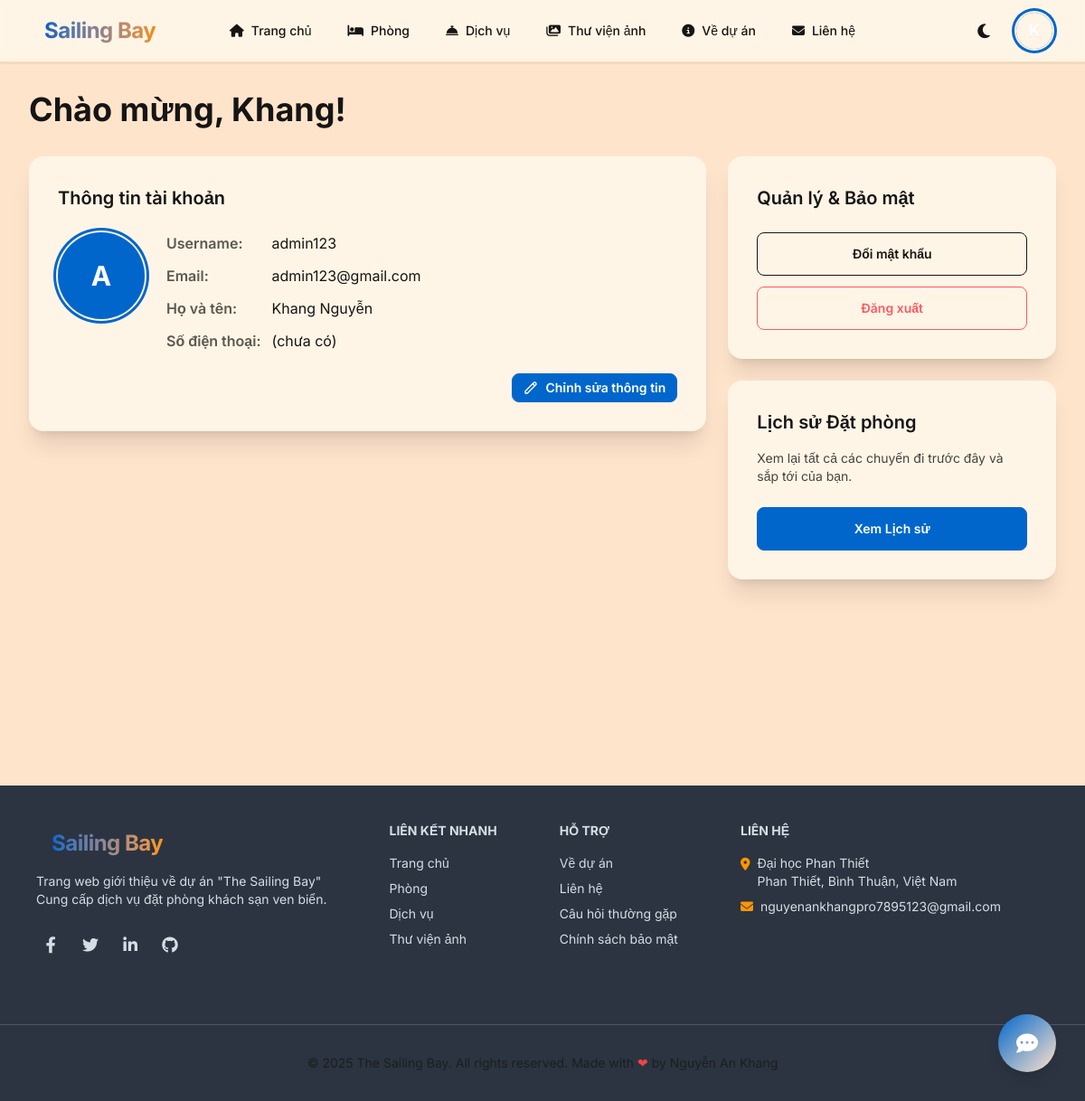
The app's page /user/profile/ (signed in) with its own data.
### users/models.py (models this page shows, shortened)
class User(AbstractUser):
    email = models.EmailField(unique=True)
    profile_picture = models.ImageField(upload_to='profile_pictures/', null=True, blank=True)
    phone_number = models.CharField(max_length=15, null=True, blank=True)
    pass

### users/views.py (the view)
# urls.py: path('profile/', views.profile_view, name='profile'),
@login_required
def profile_view(request):
    has_social_account = request.user.socialaccount_set.exists()
    upcoming_booking = Booking.objects.filter(
        user=request.user,
        status='booked', # Chỉ lấy đơn còn hiệu lực
        check_in__gte=timezone.now().date() # Lớn hơn hoặc bằng hôm nay
    ).order_by('check_in').first() # Lấy đơn gần nhất
    context = {
        'has_social_account': has_social_account,
        'upcoming_booking': upcoming_booking # Gửi đơn này sang template
    }
    return render(request, 'users/profile.html', context)

### users/templates/users/profile.html (shortened to what this page needs)
{% extends 'base.html' %}
{% load i18n %}
{% block content %}
<div class="min-h-screen bg-base-200 p-4 md:p-8">
    <div class="container mx-auto max-w-6xl">
        <h1 class="text-3xl lg:text-4xl font-bold mb-8 text-base-content">
            Chào mừng, {{ user.first_name|default:user.username }}!
        </h1>
        <div class="grid grid-cols-1 lg:grid-cols-3 gap-6">
            <div class="lg:col-span-2 space-y-6">
                <div class="card bg-base-100 shadow-xl">
                    <div class="card-body">
                        <h2 class="card-title mb-4">Thông tin tài khoản</h2>
                        <div class="flex flex-col sm:flex-row items-center sm:items-start gap-6">
                            <div class="avatar">
                                <div class="w-24 rounded-full ring ring-primary ring-offset-base-100 ring-offset-2">
                                    {% if user.socialaccount_set.all.0.get_avatar_url %}
                                    <img src="{{ user.socialaccount_set.all.0.get_avatar_url }}" alt="Avatar Google">
                                    {% elif user.profile_picture %}
                                    <img src="{{ user.profile_picture.url }}" alt="Avatar cá nhân">
                                    {% else %}
                                    <div
                                        class="flex items-center justify-center w-full h-full bg-primary text-primary-content text-3xl font-bold">
                                        {{ user.username.0|upper }}
                                    </div>
                                    {% endif %}
                                </div>
                            </div>
                            <div class="flex-grow space-y-3 w-full">
                                <p>
                                    <strong
                                        class="font-semibold text-base-content/70 w-28 inline-block">Username:</strong>
                                    <span>{{ user.username }}</span>
                                </p>
                                <p>
                                    <strong class="font-semibold text-base-content/70 w-28 inline-block">Email:</strong>
                                    <span>{{ user.email }}</span>
                                </p>
                                <p>
                                    <strong class="font-semibold text-base-content/70 w-28 inline-block">Họ và
                                        tên:</strong>
                                    <span>{{ user.get_full_name|default:"(chưa có)" }}</span>
                                </p>
                                <p>
                                    <strong class="font-semibold text-base-content/70 w-28 inline-block">Số điện
                                        thoại:</strong>
                                    <span>{{ user.phone_number|default:"(chưa có)" }}</span>
                                </p>
                            </div>
                        </div>
                        <div class="card-actions justify-end mt-4">
                            <a href="{% url 'profile_edit' %}" class="btn btn-sm btn-primary">
                                <svg xmlns="http://www.w3.org/2000/svg" class="h-4 w-4" fill="none" viewBox="0 0 24 24"
                                    stroke="currentColor">
                                    <path stroke-linecap="round" stroke-linejoin="round" stroke-width="2"
                                        d="M15.232 5.232l3.536 3.536m-2.036-5.036a2.5 2.5 0 113.536 3.536L6.5 21.036H3v-3.536L16.732 3.732z" />
                                </svg>
                                Chỉnh sửa thông tin
                            </a>
                        </div>
                    </div>
                </div>
            </div>
            <div class="lg:col-span-1 space-y-6">
                <div class="card bg-base-100 shadow-xl">
                    <div class="card-body">
                        <h2 class="card-title">Quản lý & Bảo mật</h2>
                        <div class="space-y-3 mt-4">
                            {% if not has_social_account %}
                            <a href="{% url 'account_change_password' %}" class="btn btn-outline btn-block">
                                Đổi mật khẩu
                            </a>
                            {% endif %}
                            <a href="{% url 'account_logout' %}" class="btn btn-outline btn-error btn-block">
                                Đăng xuất
                            </a>
                        </div>
                    </div>
                </div>
                <div class="card bg-base-100 shadow-xl">
                    <div class="card-body">
                        <h2 class="card-title">Lịch sử Đặt phòng</h2>
                        <p class="text-base-content/80 text-sm mt-2 mb-4">
                            Xem lại tất cả các chuyến đi trước đây và sắp tới của bạn.
                        </p>
                        <div class="card-actions justify-center">
                            <a href="{% url 'my_bookings' %}" class="btn btn-primary btn-block">
                                Xem Lịch sử
                            </a>
                        </div>
                    </div>
                </div>
            </div>
        </div>
    </div>
</div>
{% endblock content %}

### templates/base.html (shortened to what this page needs)
{% load static %}
{% load socialaccount %}
<!DOCTYPE html>
<html lang="vi" data-theme="light">
<head>
    <link href="https://cdn.jsdelivr.net/npm/daisyui@4.4.19/dist/full.min.css" rel="stylesheet" type="text/css" />
    <link href="https://cdnjs.cloudflare.com/ajax/libs/font-awesome/6.4.0/css/all.min.css" rel="stylesheet">
    <link href="{% static 'css/styles.css' %}" rel="stylesheet" type="text/css">
</head>
<body class="min-h-screen flex flex-col bg-base-100">
    <header class="sticky top-0 z-50 glass">
        <div class="navbar max-w-7xl mx-auto px-4 lg:px-8">
            <div class="navbar-start">
                <a class="btn btn-ghost text-2xl font-bold no-animation" href="{% url 'home' %}">
                    <span class="gradient-text">Sailing Bay</span>
                </a>
            </div>
            <div class="navbar-center hidden lg:flex">
                <ul class="menu menu-horizontal px-1 gap-2">
                    <li><a href="{% url 'home' %}" class="font-medium rounded-lg"><i class="fas fa-home"></i> Trang
                            chủ</a></li>
                    <li><a href="{% url 'room_list' %}" class="font-medium rounded-lg"><i class="fas fa-bed"></i>
                            Phòng</a></li>
                    <li><a href="{% url 'service_list' %}" class="font-medium rounded-lg"><i
                                class="fas fa-concierge-bell"></i> Dịch vụ</a></li>
                    <li><a href="{% url 'gallery' %}" class="font-medium rounded-lg"><i class="fas fa-images"></i> Thư
                            viện ảnh</a></li>
                    <li><a href="{% url 'about' %}" class="font-medium rounded-lg"><i class="fas fa-info-circle"></i> Về
                            dự án</a></li>
                    <li><a href="{% url 'contact' %}" class="font-medium rounded-lg"><i class="fas fa-envelope"></i>
                            Liên hệ</a></li>
                </ul>
            </div>
            <div class="navbar-end gap-2">
                <label class="swap swap-rotate btn btn-ghost btn-circle">
                    <i class="swap-off fas fa-moon text-lg"></i>
                </label>
                {% if user.is_authenticated %}
                <div class="dropdown dropdown-end">
                    <div tabindex="0" role="button" class="btn btn-ghost btn-circle avatar no-animation">
                        <div class="w-10 rounded-full ring ring-primary ring-offset-base-100 ring-offset-2">
                            {% get_social_accounts user as social_accounts %}
                            {% if social_accounts.google %}
                            {% for account in social_accounts.google|slice:":1" %}
                            <img src="{{ account.get_avatar_url }}" alt="User Avatar" />
                            {% endfor %}
                            {% else %}
                            <div
                                class="gradient-bg w-full h-full flex items-center justify-center text-white font-bold text-lg">
                                {{ user.first_name|first|default:user.username|first|upper }}
                            </div>
                            {% endif %}
                        </div>
                    </div>
                </div>
                {% endif %}
            </div>
        </div>
    </header>
    <main class="flex-grow">
        {% block content %}
        {% endblock %}
    </main>
    <button id="chat-toggle-btn"
        class="btn btn-circle btn-lg floating-btn floating-btn-chat text-white border-0 shadow-lg hover:shadow-xl hover:scale-110 transition-all bg-gradient-to-br from-primary to-primary-focus"
        title="Mở trợ lý chat">
        <i class="fas fa-comment-dots text-2xl"></i>
    </button>
    <footer class="bg-neutral text-neutral-content mt-auto">
        <div class="footer max-w-7xl mx-auto p-10">
            <aside>
                <a class="btn btn-ghost text-2xl font-bold no-animation" href="{% url 'home' %}">
                    <span class="gradient-text">Sailing Bay</span>
                </a>
                <p>Trang web giới thiệu về dự án "The Sailing Bay"<br>Cung cấp dịch vụ đặt phòng khách sạn ven biển.</p>
                <div class="flex gap-3 mt-4">
                    <a href="#" class="btn btn-circle btn-sm btn-ghost" aria-label="Facebook"><i
                            class="fab fa-facebook-f text-lg"></i></a>
                    <a href="#" class="btn btn-circle btn-sm btn-ghost" aria-label="Twitter"><i
                            class="fab fa-twitter text-lg"></i></a>
                    <a href="#" class="btn btn-circle btn-sm btn-ghost" aria-label="LinkedIn"><i
                            class="fab fa-linkedin-in text-lg"></i></a>
                    <a href="#" class="btn btn-circle btn-sm btn-ghost" aria-label="GitHub"><i
                            class="fab fa-github text-lg"></i></a>
                </div>
            </aside>
            <nav>
                <header class="footer-title opacity-100">Liên kết nhanh</header>
                <a href="{% url 'home' %}" class="link link-hover">Trang chủ</a>
                <a href="{% url 'room_list' %}" class="link link-hover">Phòng</a>
                <a href="{% url 'service_list' %}" class="link link-hover">Dịch vụ</a>
                <a href="{% url 'gallery' %}" class="link link-hover">Thư viện ảnh</a>
            </nav>
            <nav>
                <header class="footer-title opacity-100">Hỗ trợ</header>
                <a href="{% url 'about' %}" class="link link-hover">Về dự án</a>
                <a href="{% url 'contact' %}" class="link link-hover">Liên hệ</a>
                <a href="#" class="link link-hover">Câu hỏi thường gặp</a>
                <a href="#" class="link link-hover">Chính sách bảo mật</a>
            </nav>
            <nav>
                <header class="footer-title opacity-100">Liên hệ</header>
                <p class="flex items-start gap-2">
                    <i class="fas fa-map-marker-alt text-accent flex-shrink-0 mt-1"></i>
                    <span>Đại học Phan Thiết<br>Phan Thiết, Bình Thuận, Việt Nam</span>
                </p>
                <p class="flex items-center gap-2">
                    <i class="fas fa-envelope text-accent flex-shrink-0"></i>
                    <span>nguyenankhangpro7895123@gmail.com</span>
                </p>
            </nav>
        </div>
        <div class="border-t border-neutral-content/20 mt-8 py-8 text-center text-sm">
            <p class="text-base-content/70">&copy; 2025 The Sailing Bay. All rights reserved. <br class="sm:hidden">
                Made with <span class="text-red-500">❤</span> by Nguyễn An Khang</p>
        </div>
    </footer>
</body>
</html>

### templates/base.html (style rules this page uses)
body { font-family: 'Inter', sans-serif; background-color: oklch(var(--b1)); }
html { scroll-behavior: smooth; }
.floating-btn { position: fixed; z-index: 40; }
.floating-btn-chat { bottom: 2rem; right: 2rem; z-index: 1002; }
.gradient-text { background: linear-gradient(90deg, oklch(var(--p)) 0%, oklch(var(--a)) 50%, oklch(var(--p)) 100%); background-size: 200% auto; color: transparent; -webkit-background-clip: text; background-clip: text; animation: gradient 4s linear infinite; font-weight: 700; letter-spacing: -0.5px; }
.gradient-bg { background: linear-gradient(135deg, oklch(var(--p)) 0%, oklch(var(--pf)) 100%); }
.glass { background: oklch(var(--b1) / 0.85); backdrop-filter: blur(10px); border-bottom: 1px solid oklch(var(--b3)); }

### records on screen
User: first_name|first "K", first_name "Khang", username.0 "A", username "admin123", email "admin123@gmail.com", get_full_name "Khang Nguyễn", phone_number "(chưa có)"
